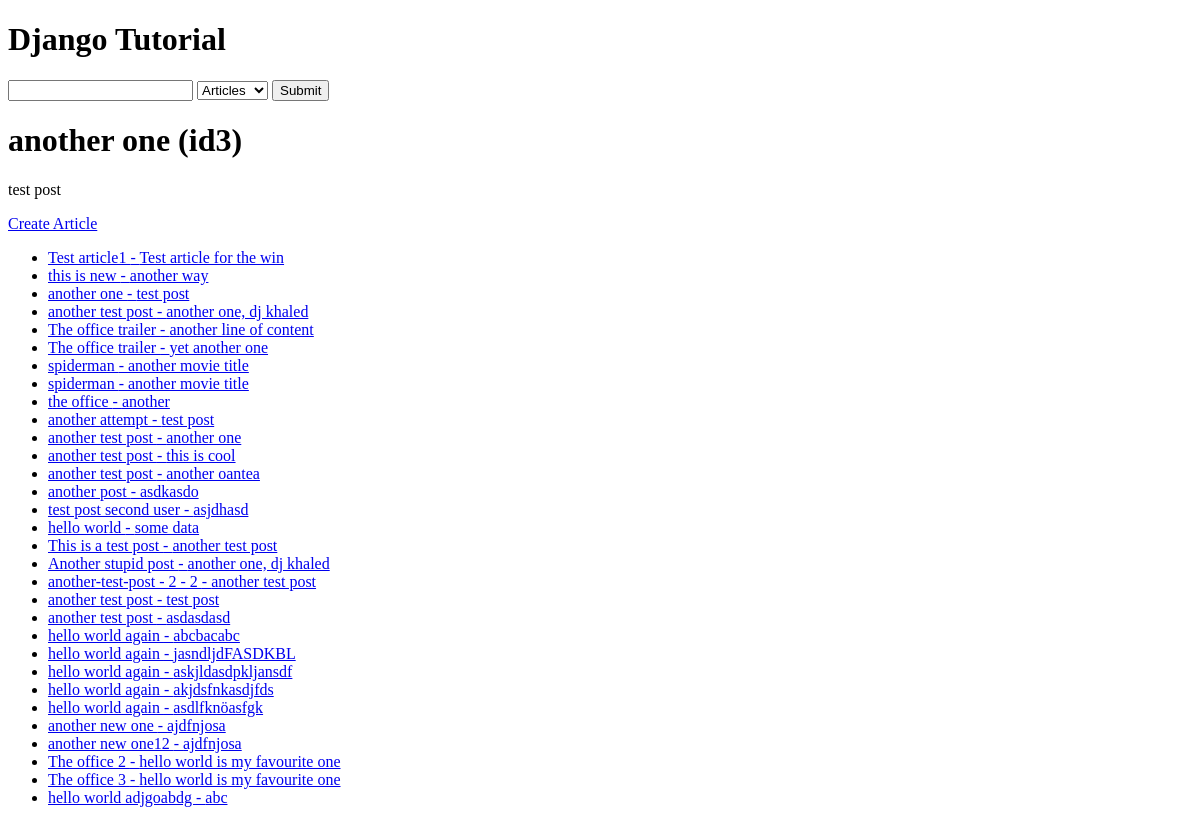
/, run on an earlier commit of the app's database.
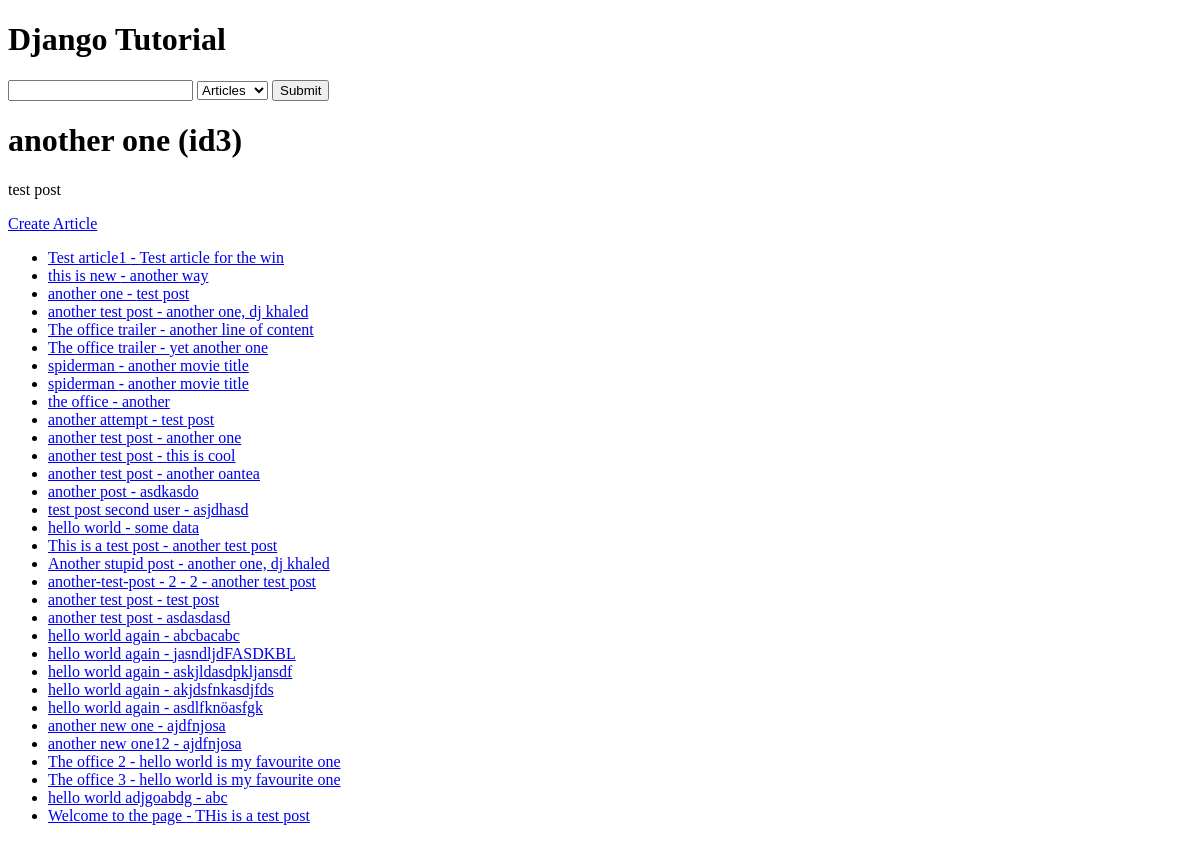
And on a later commit of the database.
### article/models.py (models this page shows, shortened)
class Article(models.Model):
    user = models.ForeignKey(User, blank=True, null=True, on_delete=models.SET_NULL)
    title = models.CharField(max_length=200)
    slug = models.SlugField(blank=True, null=True, unique=True)
    content = models.TextField()
    timestamp = models.DateTimeField(auto_now_add=True) # added "time"
    updated = models.DateTimeField(auto_now=True) # updated "time"
    publish = models.DateField(auto_now_add=False, auto_now=False, null=True, blank=True)
    objects = ArticleManager()
    def get_absolute_url(self):
        return reverse('article:detail', kwargs={"slug": self.slug})

### tutorial/views.py (the view)
# urls.py: path('', home_view),
def home_view(request, *args, **kwargs):
    random_id = random.randint(1, 4)
    article_obj = Article.objects.get(id=random_id)
    article_queryset = Article.objects.all()
    context = {
        "object_list": article_queryset,
        "object": article_obj,
        "title": article_obj.title,
        "id": article_obj.id,
        "content": article_obj.content,
    }
    HTML_STRING = render_to_string('home-view.html', context=context)
    return HttpResponse(HTML_STRING)

### article/models.py (called while the page is built)
    def get_queryset(self):
        return ArticleQuerySet(self.model, using=self._db)

### templates/home-view.html
{% extends 'base.html' %}
{% block content %}
<h1>{{ object.title }} (id{{ id }})</h1>
<p>{{ content }}</p>
<a href="{% url 'article:create' %}">Create Article</a>
<ul>
    {% for x in object_list %}
        {% if x.title %}
            <li><a href="{{ x.get_absolute_url }}">{{ x.title }} - {{ x.content }}</li></a>
        {% endif %}
    {% endfor %}
</ul>
{% endblock content %}

What changed in the data, as far as the page shows it:
added Article: title "Welcome to the page", content "THis is a test post"
